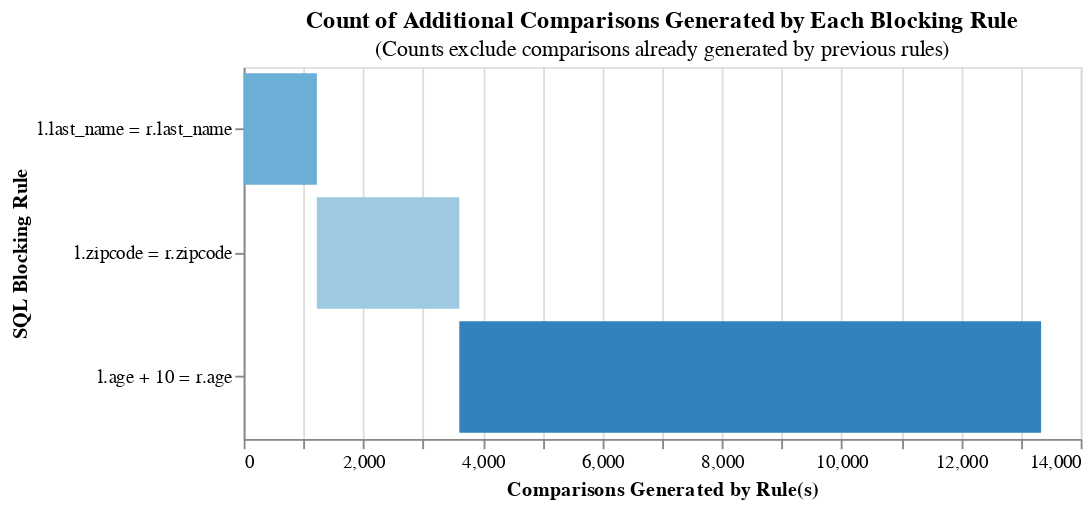

The cell this chart's notebook holds for it:
### Markdown cell above
## Estimate m probabilities

https://moj-analytical-services.github.io/splink/demos/03_Estimating_model_parameters.html#estimation-of-m-probabilities

Difference between blocking rules for prediction (once the EM algorithm has estimated parameters) vs. estimation (training of EM algorithm):

https://moj-analytical-services.github.io/splink/topic_guides/blocking_rules.html

https://www.robinlinacre.com/comparing_splink_models_unsupervised/

### Code cell
training_blocking_rules = ["l.last_name = r.last_name", 'l.zipcode = r.zipcode', 'l.age + 10 = r.age']
for rule in training_blocking_rules:
    count = linker.count_num_comparisons_from_blocking_rule(rule)
    print(f"Number of comparisons generated by '{rule}': {count:,.0f}")

linker.cumulative_num_comparisons_from_blocking_rules_chart(training_blocking_rules)
# training_session_fname_sname = linker.estimate_parameters_using_expectation_maximisation(training_blocking_rule)

### Figure 1 — Vega-Lite specification as saved in the notebook (floating-point values rounded to 4 significant figures)
{"$schema": "https://vega.github.io/schema/vega-lite/v5.json", "width": 450, "height": 200, "title": {"text": "Count of Additional Comparisons Generated by Each Blocking Rule", "subtitle": "(Counts exclude comparisons already generated by previous rules)"}, "data": {"values": [{"row_count": 1224, "rule": "l.last_name = r.last_name", "cumulative_rows": 1224, "cartesian": 830400, "reduction_ratio": "The rolling reduction ratio with your given blocking rule(s) is 0.999. \nThis represents the reduction in the total number of comparisons due to your rule(s).", "start": 0}, {"row_count": 2383, "rule": "l.zipcode = r.zipcode", "cumulative_rows": 3607, "cartesian": 830400, "reduction_ratio": "The rolling reduction ratio with your given blocking rule(s) is 0.996. \nThis represents the reduction in the total number of comparisons due to your rule(s).", "start": 1224}, {"row_count": 9731, "rule": "l.age + 10 = r.age", "cumulative_rows": 13338, "cartesian": 830400, "reduction_ratio": "The rolling reduction ratio with your given blocking rule(s) is 0.984. \nThis represents the reduction in the total number of comparisons due to your rule(s).", "start": 3607}]}, "mark": "bar", "encoding": {"x": {"title": "Comparisons Generated by Rule(s)", "field": "start", "type": "quantitative"}, "x2": {"field": "cumulative_rows"}, "y": {"field": "rule", "title": "SQL Blocking Rule", "sort": ["-x2"]}, "color": {"field": "rule", "legend": null, "scale": {"scheme": "category20c"}}, "order": {"field": "cumulative_rows"}, "tooltip": [{"type": "nominal", "field": "rule", "title": "SQL Condition"}, {"type": "quantitative", "field": "row_count", "title": "Comparisons Generated", "format": ","}, {"type": "quantitative", "field": "cumulative_rows", "title": "Cumulative Comparisons", "format": ","}, {"type": "quantitative", "field": "cartesian", "title": "Cartesian Product of Input Data", "format": ","}, {"type": "quantitative", "field": "reduction_ratio", "title": "Reduction Ratio (cumulative rows/cartesian product)"}]}}
